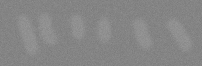
//> input picture e1.png, 202 x 66 px; the run also reads 4 pictures not shown here
$ ./e1   (built with g++ and OpenCV 4)
//> lines starting //> are read from the running program, lines starting //| are printed output that depends on the picture
#include "opencv2/core/utility.hpp"
#include "opencv2/imgproc.hpp"
#include "opencv2/imgcodecs.hpp"
#include "opencv2/highgui.hpp"

#include <algorithm>

#include "../matplotlib-cpp/matplotlibcpp.h"
namespace plt = matplotlibcpp;

int main(int, char**)
{
	cv::Mat img = cv::imread("e1.png", CV_LOAD_IMAGE_GRAYSCALE);
//> img is the input picture: 66 rows x 202 cols, CV_8UC1; min 120, max 153, mean 134
	int w = img.cols / 10;
//> w = 20
	std::vector< double > v1, v2, laplacians;
	size_t c_max = 0;
	double score_max = 0;
	for ( size_t c = 0; c < img.cols - w; c++ ) {
		cv::Mat roi = img(cv::Rect(c, 0, w, img.rows));

		cv::Mat lap;
		cv::Laplacian(roi, lap, -1);
		laplacians.push_back(cv::norm(lap, cv::NORM_L1));

		cv::Mat result;
		cv::matchTemplate( img, roi, result, CV_TM_CCOEFF );

		v1.push_back(cv::norm(result, cv::NORM_L1));
		if (v1.back() + laplacians.back() > score_max) {
			c_max = c;
			score_max = v1.back() + laplacians.back();
		}

		cv::matchTemplate( img, roi, result, CV_TM_CCOEFF );
		v2.push_back(cv::norm(result, cv::NORM_L1));
	}
//> this loop made 182 passes
//> score_max on passes 1 to 12: 281353.7, 408651.4, 572108.1, 759660.2, 936479.6, 1134123.3, 1326273.3, 1496324.6, 1637531.7, 1781901.1, 1888282.5, 1932022.2
//> pass 1, `cv::Mat roi = img(cv::Rect(c, 0, w, img.rows));`:
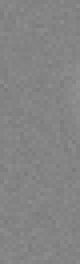
//> roi: 66 rows x 20 cols, CV_8UC1 (shown 4 times larger); min 122, max 145, mean 132.2
//> pass 1, `cv::Laplacian(roi, lap, -1);`:
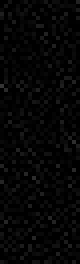
//> lap: 66 rows x 20 cols, CV_8UC1 (shown 4 times larger); min 0, max 53, mean 5.8
//> pass 2, `cv::Laplacian(roi, lap, -1);`:
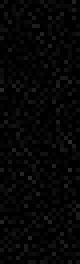
//> lap: 66 rows x 20 cols, CV_8UC1 (shown 4 times larger); min 0, max 46, mean 5.7
//> after the loop, laplacians = 182 values, max 7939 at index 163, min 7171 at index 124, mean 7515.9; v1 = 182 values, max 2064192.7 at index 168, min 96550.5 at index 112, mean 1410107.7; c_max = 168; score_max = 2071917.7; v2 has the same summary as v1

	std::cout << c_max << "\n";
//| 168
	cv::Mat roi = img(cv::Rect(c_max, 0, w, img.rows));
	cv::imwrite("best.png", roi);

	double M1 = *std::max_element(v1.begin(), v1.end());
//> M1 = 2064192.7
	for ( auto && x : v1 ) {
		x /= M1;
	}
//> this loop made 182 passes
//> x on passes 1 to 3: 0.133, 0.194, 0.274
	std::vector<int> x1(v1.size());
	std::iota(x1.begin(), x1.end(), 0);
//> x1 = 182 values from 0 to 181

	double M2 = *std::max_element(v2.begin(), v2.end());
//> M2 = 2064192.7
	for ( auto && x : v2 ) {
		x /= M2;
	}
	std::vector<int> x2(v2.size());
	std::iota(x2.begin(), x2.end(), 0);
//> x2 = 182 values from 0 to 181

	double M3 = *std::max_element(laplacians.begin(), laplacians.end());
//> M3 = 7939
	for ( auto && x : laplacians ) {
		x /= M3;
	}
//> this loop made 182 passes
//> x on passes 1 to 3: 0.962, 0.951, 0.94

	cv::Mat result;
	cv::matchTemplate( img, roi, result, CV_TM_CCOEFF );
//> result = 183 values, max 45536.2 at index 168, min -3208.8 at index 52, mean 10781.1
	double gold = cv::norm(result, cv::NORM_L1);
//> gold = 2064192.7
	std::cout << "e1 " << 1 << "\n";

	cv::Mat img2 = cv::imread("e2.png", CV_LOAD_IMAGE_GRAYSCALE);
	cv::matchTemplate( img2, roi, result, CV_TM_CCOEFF );
//> result = 183 values, max 988.6 at index 41, min -843.6 at index 92, mean 137.2
	std::cout << "e2 " << cv::norm(result, cv::NORM_L1) / gold << "\n";
//| e2 0.0324422

	cv::Mat img3 = cv::imread("e3.png", CV_LOAD_IMAGE_GRAYSCALE);
	cv::matchTemplate( img3, roi, result, CV_TM_CCOEFF );
//> result = 183 values, max 30362.3 at index 12, min -4059.5 at index 126, mean 10639.3
	std::cout << "e3 " << cv::norm(result, cv::NORM_L1) / gold << "\n";
//| e3 1.00815

	cv::Mat img4 = cv::imread("e4.png", CV_LOAD_IMAGE_GRAYSCALE);
	cv::matchTemplate( img4, roi, result, CV_TM_CCOEFF );
//> result = 183 values, max 39127.2 at index 168, min -2787.5 at index 52, mean 9248
	std::cout << "e4 " << cv::norm(result, cv::NORM_L1) / gold << "\n";
//| e4 0.858633

	cv::Mat img5 = cv::imread("e5.png", CV_LOAD_IMAGE_GRAYSCALE);
	cv::matchTemplate( img5, roi, result, CV_TM_CCOEFF );
//> result = 183 values, max 62136.5 at index 79, min -16276.9 at index 97, mean 17877
	std::cout << "e5 " << cv::norm(result, cv::NORM_L1) / gold << "\n";
//| e5 1.86862

	cv::Mat img6 = cv::imread("e6.png", CV_LOAD_IMAGE_GRAYSCALE);
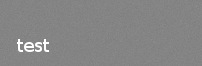
//> input picture e6.png, 202 x 66 px
//> img6 is the input picture: 66 rows x 202 cols, CV_8UC1; min 124, max 255, mean 133.7
	cv::matchTemplate( img6, roi, result, CV_TM_CCOEFF );
//> result = 183 values, max 38360.8 at index 6, min -19778.3 at index 39, mean 2788.8
	std::cout << "e6 " << cv::norm(result, cv::NORM_L1) / gold << "\n";
//| e6 0.443522

	plt::plot(x1, v1);
//> (this line was passed over: plt is not available in this run)
	plt::plot(x1, laplacians);
//> (this line was passed over: plt is not available in this run)
	//plt::plot(x2, v2);
	plt::show();
//> (this line was passed over: plt is not available in this run)
	return 0;
}
